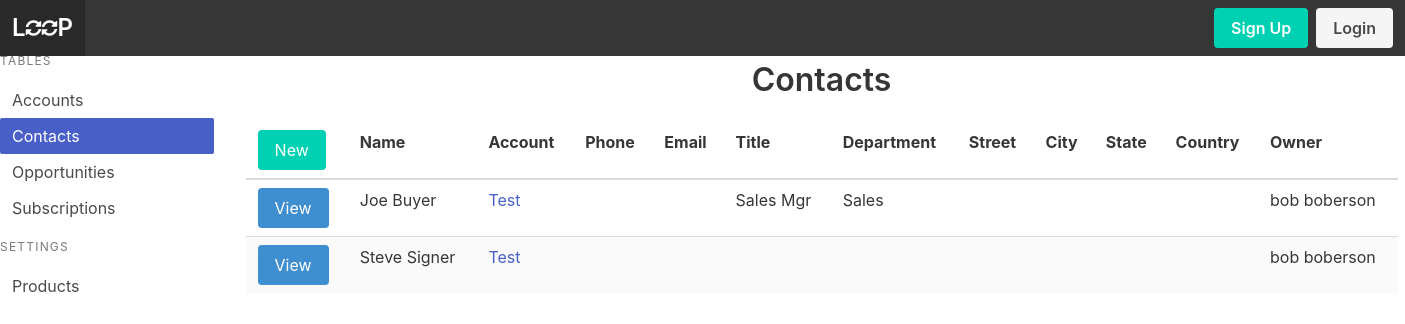
Before: /contact/r with the older database file.
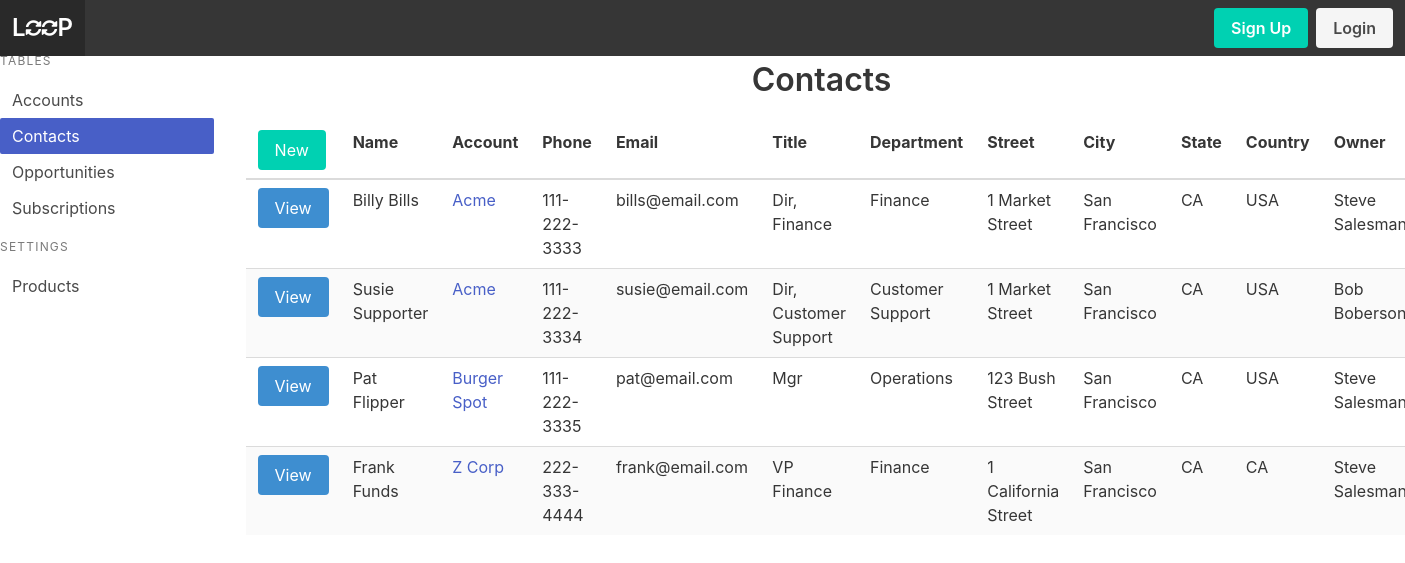
After: the same page with the newer database file.
### models.py (models this page shows, shortened)
class Contact(Model):
    account = ForeignKeyField(model=Account, null=True, backref='contact')
    owner = ForeignKeyField(model=User, null=True, backref='owner')
    created_by = ForeignKeyField(model=User, null=True, backref='creator')
    first_name = CharField()
    last_name = CharField()
    title = CharField()
    department = CharField()
    street = CharField()
    city = CharField()
    state = CharField()
    country = CharField()
    phone = CharField()
    email = CharField()
    class Meta:
        database = DATABASE

class Account(Model):
    name = CharField()
    owner = ForeignKeyField(model=User, null=True, backref='owner')
    created_by = ForeignKeyField(model=User, null=True, backref='creator')
    account_type = CharField()
    street = CharField()
    city = CharField()
    state = CharField()
    country = CharField()
    website = CharField()
    mrr = DecimalField()
    arr = DecimalField()
    class Meta:
        database = DATABASE

class User(UserMixin, Model):
    username = CharField(unique=True)
    fullname = CharField()
    email = CharField(unique=True)
    password = CharField(max_length=100)
    joined_at = DateTimeField(default=datetime.datetime.now)
    is_admin = BooleanField(default=False)
    class Meta:
        database = DATABASE

### app.py (the view)
@app.route('/contact', methods=['GET'])
@app.route('/contact/', methods=['GET'])
@app.route('/contact/r', methods=['GET'])
@app.route('/contact/<contactid>', methods=['GET'])
@app.route('/contact/<contactid>/', methods=['GET'])
@app.route('/contact/<contactid>/r', methods=['GET'])
def contact(contactid=None):
    contacts = models.Contact.select()
    title = 'Contacts'
    if contactid != None:
        contact = models.Contact.select().where(models.Contact.id == contactid).get()
        title = 'Contact Details'
        return render_template('contact-detail.html', contact=contact, user=g.user._get_current_object(), title=title)
    return render_template('contact.html', contacts=contacts, title=title)

### app.py (called while the page is built)
@app.before_request
def before_request():
    g.db = models.DATABASE
    g.db.connect()
    g.user = current_user

@app.after_request
def after_request(response):
    g.db.close()
    return response

### templates/contact.html (shortened to what this page needs)
{% extends 'index.html' %}
{% from 'macros.html' import render_contact %}
{% block content %}
<div class='container'>
    <table class="table is-fullwidth is-hoverable is-striped">
        <thead>
            <tr>
                <td><a class='button is-primary' href="{{url_for('create_contact')}}">New</a></td>
                <th>Name</th>
                <th>Account</th>
                <th>Phone</th>
                <th>Email</th>
                <th>Title</th>
                <th>Department</th>
                <th>Street</th>
                <th>City</th>
                <th>State</th>
                <th>Country</th>
                <th>Owner</th>
            </tr>
        </thead>
        <tbody>
            {% for contact in contacts %}
                {{ render_contact(contact) }}
            {% endfor %}
        </tbody>
    </table>
</div>
{% endblock %}

### templates/macros.html (shortened to what this page needs)
{% macro render_contact(contact) %}
    <tr>
        <td><a class='button is-info' href="{{url_for('contact', contactid=contact.id)}}">View</a></td>
        <td>{{contact.first_name + ' ' + contact.last_name}}</td>
        <td>{% if contact.account %}<a href="{{url_for('account', accountid=contact.account.id)}}">{{contact.account.name}}</a>{% endif %}</td>
        <td>{{contact.phone}}</td>
        <td>{{contact.email}}</td>
        <td>{{contact.title}}</td>
        <td>{{contact.department}}</td>
        <td>{{contact.street}}</td>
        <td>{{contact.city}}</td>
        <td>{{contact.state}}</td>
        <td>{{contact.country}}</td>
        <td>{% if contact.owner %}{{contact.owner.fullname}}{% endif %}</td>
    </tr>
{% endmacro %}

Changed rows visible on the page:
removed Contact: first_name+last_name "Joe Buyer", account.name "Test", title "Sales Mgr", department "Sales", owner.fullname "bob boberson"
removed Contact: first_name+last_name "Steve Signer", account.name "Test", owner.fullname "bob boberson"
added Contact: first_name+last_name "Billy Bills", account.name "Acme", phone "111-222-3333", email "bills@email.com", title "Dir, Finance", department "Finance", street "1 Market Street", city "San Francisco", state "CA", country "USA", owner.fullname "Steve…"
added Contact: first_name+last_name "Susie Supporter", account.name "Acme", phone "111-222-3334", email "susie@email.com", title "Dir, Customer Support", department "Customer Support", street "1 Market Street", city "San Francisco", state "CA", country "USA", owner.fullname "Bob Boberson"
added Contact: first_name+last_name "Pat Flipper", account.name "Burger Spot", phone "111-222-3335", email "pat@email.com", title "Mgr", department "Operations", street "123 Bush Street", city "San Francisco", state "CA", country "USA", owner.fullname "Steve…"
added Contact: first_name+last_name "Frank Funds", account.name "Z Corp", phone "222-333-4444", email "frank@email.com", title "VP Finance", department "Finance", street "1 California Street", city "San Francisco", state "CA", country "CA", owner.fullname "Steve…"
